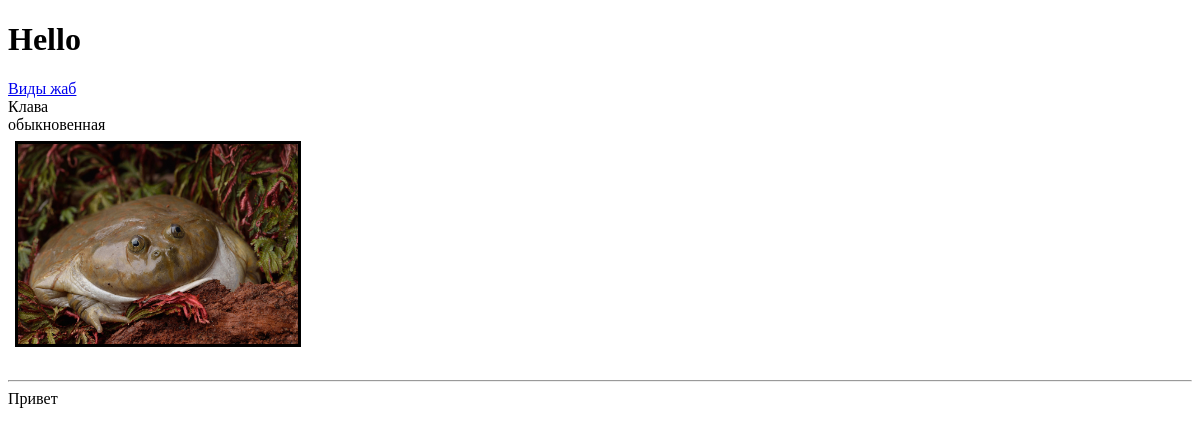
Before: / with the older database file.
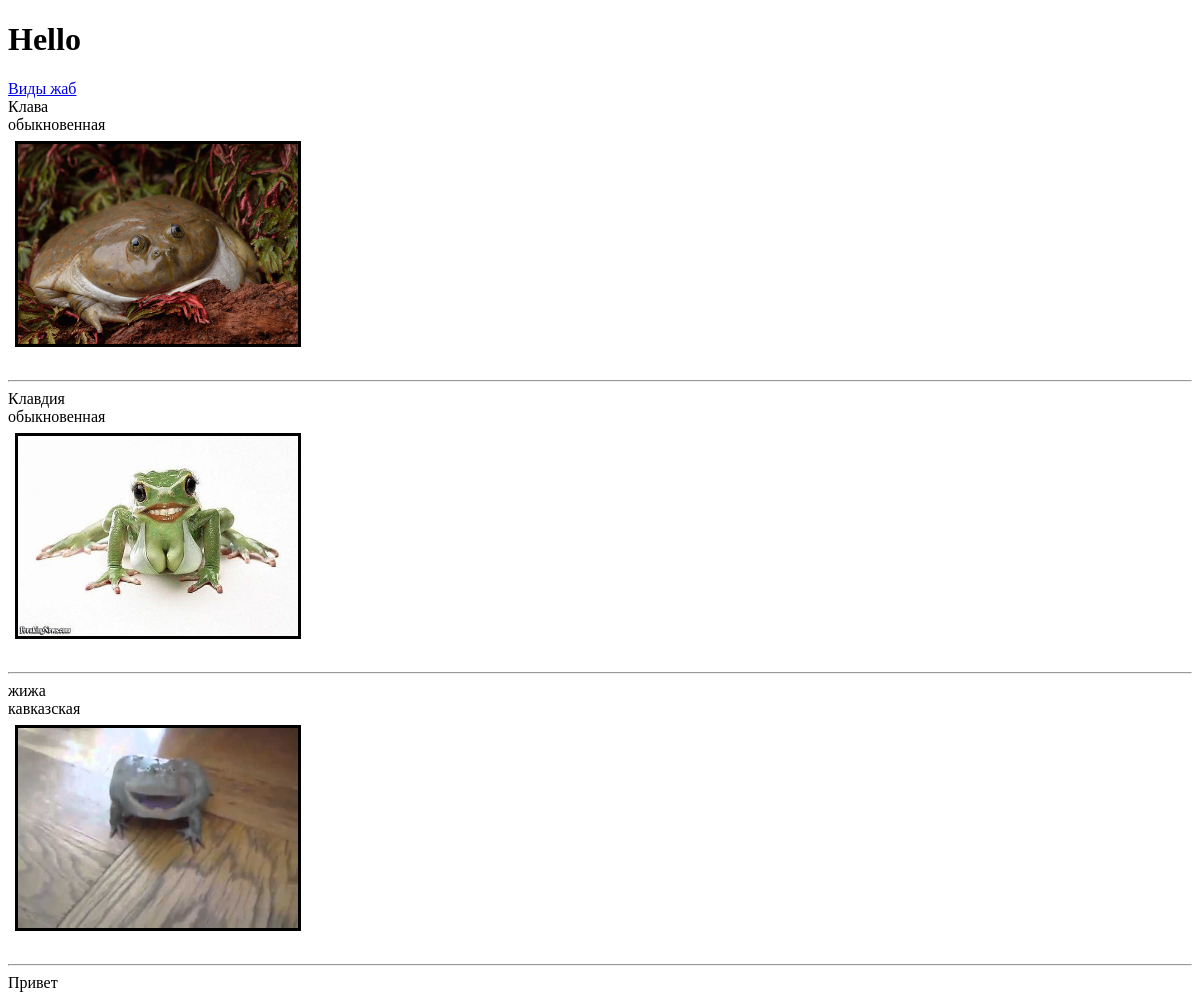
After: the same page with the newer database file.
### djaba/models.py (models this page shows, shortened)
class Djaba(models.Model):
    name = models.CharField("Имя", max_length=100)
    image = models.ImageField("Изобажение", upload_to="djabi/")
    category = models.ForeignKey(Category, verbose_name = "Вид", on_delete=models.SET_NULL, null=True)
    owner = models.ForeignKey(Owner, verbose_name="Хозяин", on_delete=models.SET_NULL, null=True)
    class Meta:
        verbose_name = "Жаба"
        verbose_name_plural = "Жабы"
    def get_absolute_url(self):
        return reverse('jaba_owner', kwargs = {"pk": self.owner_id, "djaba_name": self.name})

class Category(models.Model):
    name = models.CharField("Вид", max_length=150)
    def __str__(self):
        return self.name
    class Meta:
        verbose_name = "Вид"
        verbose_name_plural = "Виды"

### djaba/views.py (the view)
# urls.py: path("", views.DjabaView.as_view()),
class DjabaView(View):
    def get(self, request):
        djabas = Djaba.objects.all()
        return render(request, "djabas/djaba_list.html", {"djaba_list": djabas, "title": "привет"})

### templates/djabas/djaba_list.html (shortened to what this page needs)
<!DOCTYPE html>
{% load static %}
<html lang="ru">
<head>
    <link rel="stylesheet" href="{% static 'css/style.css' %}">
</head>
<body>
    <h1>Hello</h1>
    <a href="/category_list">Виды жаб</a><br>
    {% for dj in djaba_list%}
    {{dj.name}} <br>
    {{dj.category}} <br>
    <a href="{{dj.get_absolute_url}}" title="Хозяин">
        <div class="image image_link">
            <img src="{{dj.image.url}}">
        </div>
    </a>
    <br>
    <hr>
    {% endfor %}
<div class="joinBtn">Привет</div>
</body>
</html>

### static/css/style.css (style rules this page uses)
.image { position: static; width: 280px; height: 200px; outline: 3px solid #000; overflow: hidden; margin: 10px }
.image > img { width: 100%; height: 100%; }

Changed rows visible on the page:
added Djaba: name "Клавдия", category "обыкновенная", image (picture)
added Djaba: name "жижа", category "кавказская", image (picture)
